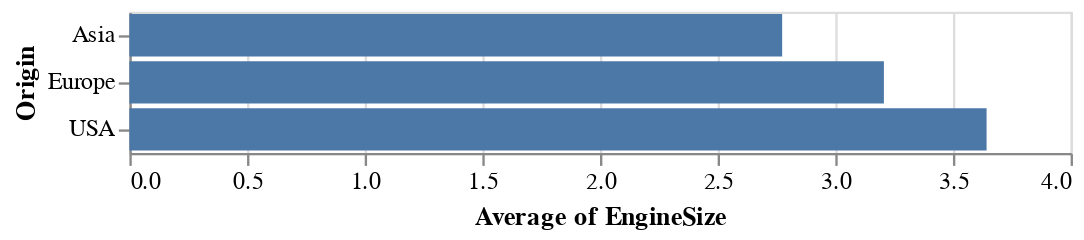

The notebook cell this image was saved under:
### Code cell
# Changing type of graph
alt.Chart(cars).mark_bar().encode(y = 'Origin', x = 'average(EngineSize)')

### Figure 1 — Vega-Lite specification as saved in the notebook (floating-point values rounded to 4 significant figures; data arrays with more than 128 entries replaced by an {"elided": "..."} marker saying what was removed)
{"config": {"view": {"continuousWidth": 400, "continuousHeight": 300}}, "data": {"name": "data-362fecc64292928e5a32b64921b7b919"}, "mark": "bar", "encoding": {"x": {"type": "quantitative", "aggregate": "average", "field": "EngineSize"}, "y": {"type": "nominal", "field": "Origin"}}, "$schema": "https://vega.github.io/schema/vega-lite/v4.8.1.json", "datasets": {"data-362fecc64292928e5a32b64921b7b919": {"elided": "428 records"}}}
